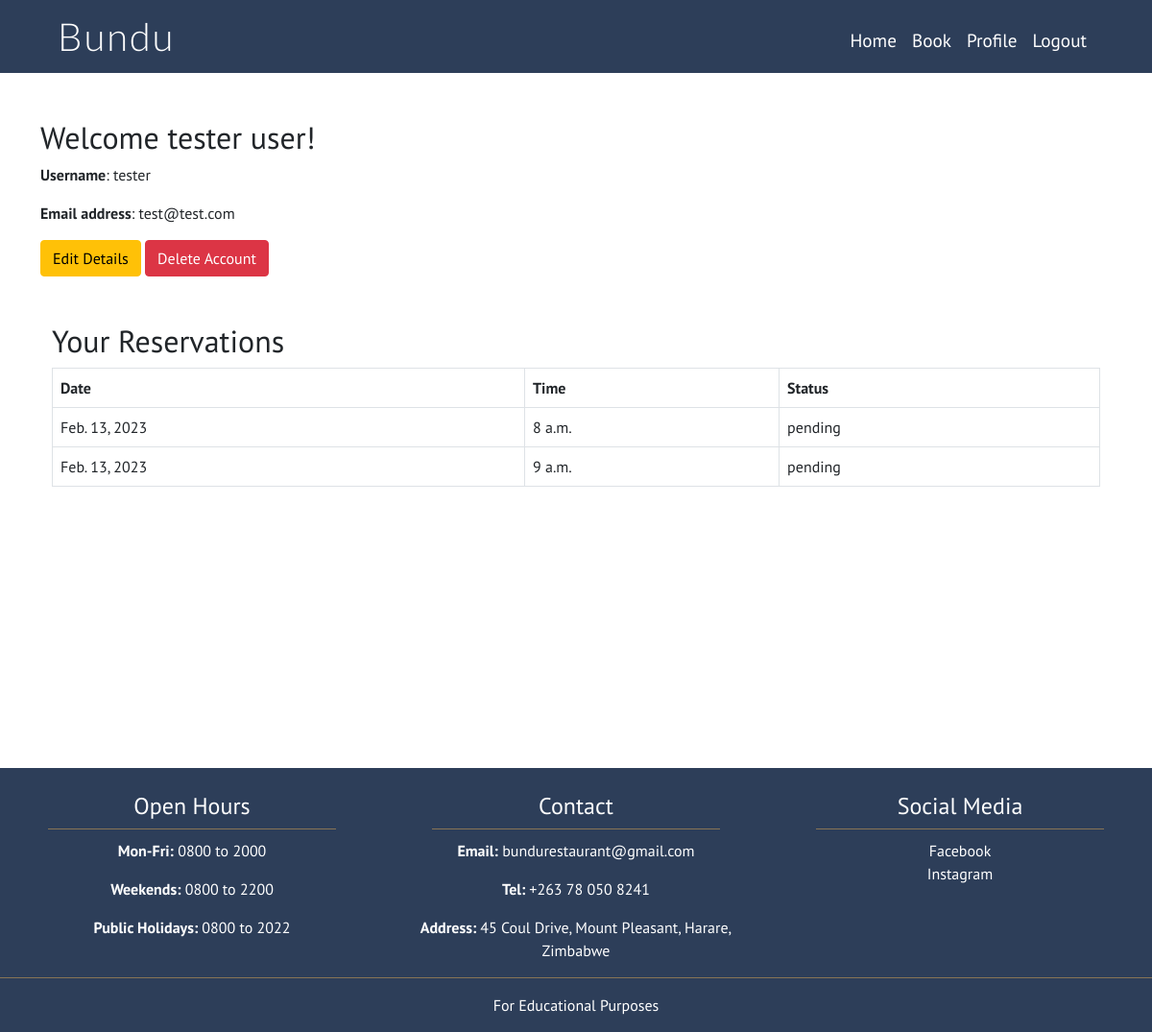
The page /accounts/profile/ (signed in) on the database as committed earlier.
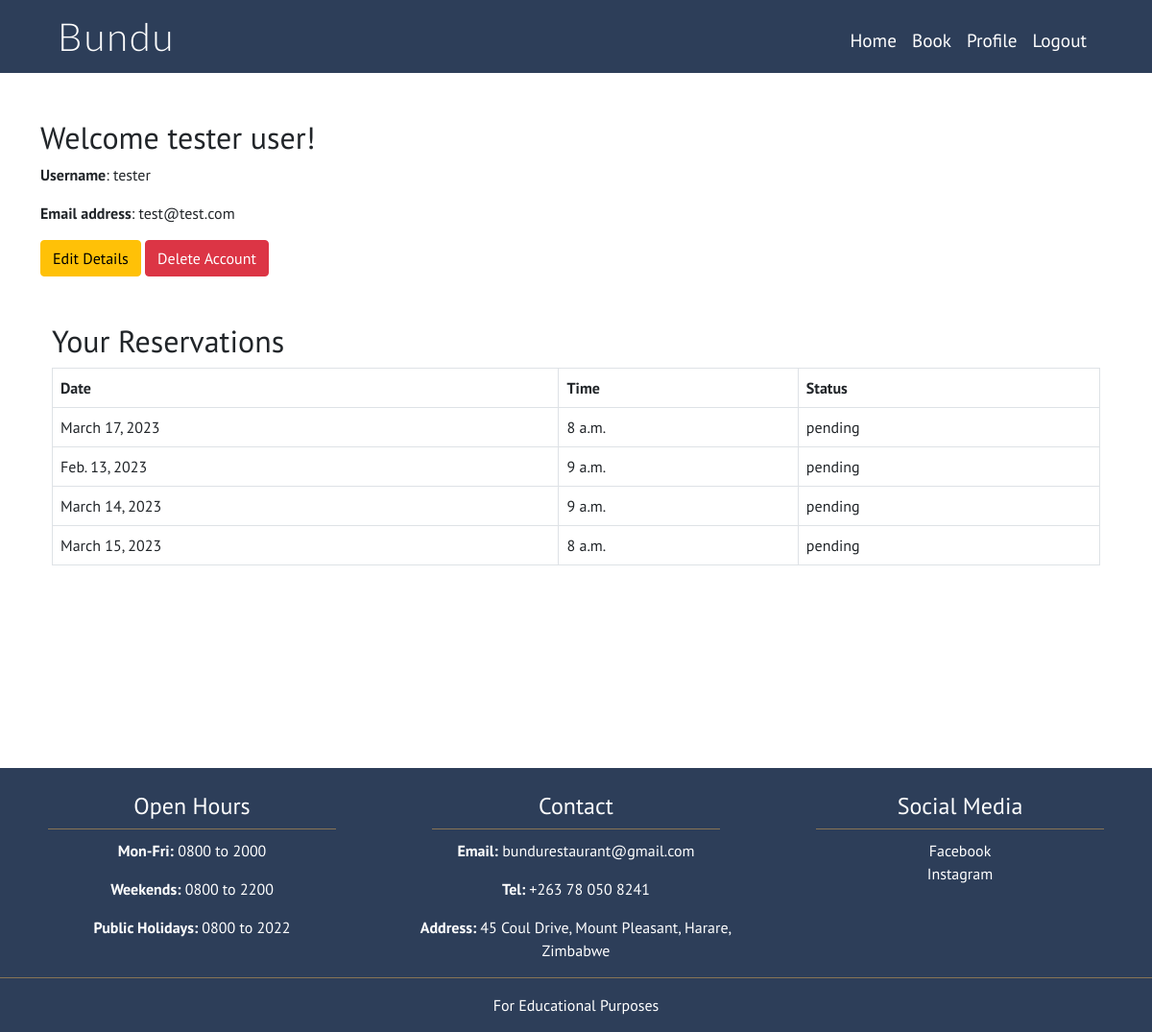
The same page on the database as committed later.
### reservations/models.py (models this page shows, shortened)
class Reservation(models.Model):
    user = models.ForeignKey(User, on_delete=models.CASCADE)
    first_name = models.CharField(max_length=35, null=False, blank=False)
    last_name = models.CharField(max_length=35, null=False, blank=False)
    email = models.EmailField(null=False, blank=False)
    phone_number = models.CharField(blank=True, null=True, max_length=15)
    no_of_people = models.IntegerField(choices=no_of_people_choices, default=1)
    date = models.DateField()
    time = models.TimeField(choices=reservation_times)
    date_of_request = models.DateTimeField(auto_now_add=True)
    approved = models.BooleanField(default=False)
    denied = models.BooleanField(default=False)
    acknowledged = models.BooleanField(default=False)
    @property
    def is_past_date(self):
        return date.today() > self.date

### accounts/views.py (the view)
# urls.py: path('accounts/profile/', views.profile_page, name='profile_page'),
def profile_page(request):
    if request.user.is_authenticated:
        f_name = request.user.first_name
        l_name = request.user.last_name
        username = request.user.username
        email_address = request.user.email
        reservations = Reservation.objects.filter(user=request.user)
        status = ''
        for reservation in reservations:
            if reservation.acknowledged and reservation.approved:
                status = 'approved'
            elif reservation.acknowledged and reservation.denied:
                status = 'denied'
            elif reservation.acknowledged is False:
                status = 'pending'
        context = {
            'f_name': f_name,
            'l_name': l_name,
            'username': username,
            'email_address': email_address,
            'reservations': reservations,
            'status': status,
        }
        return render(request, 'profile.html', context)
    else:
        return redirect('home')

### accounts/templates/profile.html (shortened to what this page needs)
{% extends "base.html" %}
{% block content %}
    <div class="container pt-5 fill-screen below-nav">
        <h2>Welcome {{ f_name }} {{ l_name }}!</h2>
        <p><span class="fw-bold">Username</span>: {{ username }}</p>
        <p><span class="fw-bold">Email address</span>: {{ email_address }}</p>
        <a class="btn btn-warning" href="{% url 'edit_account' request.user.id %}">Edit Details</a>
        <a class="btn btn-danger" href="{% url 'delete_account' request.user.id %}">Delete Account</a>
    <div class="container pt-5">
      <h2>Your Reservations</h2>
      {% if reservations %}
      <table class="table tabel-striped table-hover table-bordered">
        <thead>
          <tr>
            <th scope="col">Date</th>
            <th scope="col">Time</th>
            <th scope="col">Status</th>
          </tr>
        </thead>
            {% for reservation in reservations %}
              <tr class='clickable-row menu-modal-link' data-bs-toggle="modal" data-bs-target="#modal{{ reservation.id }}">
                <td>{{ reservation.date }}</td>
                <td>{{ reservation.time }}</td>
                <td>{{ status }}</td>
              </tr>
              {% endfor %}
      </table>
    </div>
    {% else %}
    <p class="fw-bold">You do not currently have any reservation records.</p>
    {% endif %}
</div>
{%endblock%}

### templates/base.html (shortened to what this page needs)
{% load static %}
<!DOCTYPE html>
<html lang="en">
<head>
    <link href="https://cdn.jsdelivr.net/npm/bootstrap@5.0.1/dist/css/bootstrap.min.css" rel="stylesheet"
>
    <link rel="stylesheet" href="{% static 'css/style.css' %}">
</head>
<body>
    <nav class="navbar navbar-expand-md navbar-dark fixed-top">
        <div class="container-fluid">
            <a id="nav-logo" class="ms-5" href="{% url 'home' %}">Bundu</a>
            <div class="collapse navbar-collapse" id="navbarText">
                <ul class="navbar-nav ms-auto me-5 mb-0">
                    <li class="nav-item">
                        <a class="nav-link pb-md-0" aria-current="page" href="{% url 'home' %}">Home</a>
                    </li>
                    <li class="nav-item">
                        <a class="nav-link pb-md-0" href="{% url 'reserve' %}">Book</a>
                    </li>
                    {% if user.is_authenticated %}
                    <li class="nav-item">
                        <a class="nav-link pb-md-0" href="{% url 'profile_page' %}">Profile</a>
                    </li>
                    <li class="nav-item">
                        <a class="nav-link pb-md-0" href="{% url 'account_logout' %}">Logout</a>
                    </li>
                    {% endif %}
                </ul>
            </div>
        </div>
    </nav>
    <main>
        {% block content %}{% endblock content %}
    </main>
    <footer class="py-3">
        <div class="row m-auto text-center text-white">
            <div class="col-md-4">
                <h4 class="pb-2">Open Hours</h4>
                <ul class="list-unstyled">
                    <li>
                        <p><span class="fw-bold">Mon-Fri:</span> 0800 to 2000</p>
                    </li>
                    <li>
                        <p><span class="fw-bold">Weekends:</span> 0800 to 2200</p>
                    </li>
                    <li>
                        <p><span class="fw-bold">Public Holidays: </span> 0800 to 2022</p>
                    </li>
                </ul>
            </div>
            <div class="col-md-4">
                <h4 class="pb-2">Contact</h4>
                <ul class="list-unstyled">
                    <li>
                        <p><span class="fw-bold">Email:</span> bundurestaurant@gmail.com</p>
                    </li>
                    <li>
                        <p><span class="fw-bold">Tel: </span> +263 78 050 8241</p>
                    </li>
                    <li>
                        <p><span class="fw-bold">Address: </span> 45 Coul Drive, Mount Pleasant, Harare, Zimbabwe</p>
                    </li>
                </ul>
            </div>
            <div class="col-md-4 ">
                <h4 class="pb-2">Social Media</h4>
                <ul class="list-unstyled">
                    <li>
                        <a class="text-decoration-none text-white" href="https://www.facebook.com" target="_blank" rel="noopener" aria-label="Visit our Facebook page (opens in a new tab)">
                            Facebook
                        </a>
                    </li>
                    <li>
                        <a class="text-decoration-none text-white" href="https://www.instagram.com" target="_blank" rel="noopener" aria-label="Visit our instagram page (opens in a new tab)">
                            Instagram
                        </a>
                    </li>
                </ul>
            </div>
        </div>
        <div class="text-center text-white pt-3">
            <p class="m-0">For Educational Purposes</p>
        </div>
    </footer>
</body>
</html>

### static/css/style.css (style rules this page uses)
body { font-family: "PT Sans", "sans-serif"; }
.fill-screen { min-height: calc(100vh - 76px); }
.below-nav { margin-top: 76px; }
#nav-logo { font-family: lato; font-weight: 300; font-size: 2.5rem; letter-spacing: 2px; text-decoration: none; color: white; }
.navbar { background-color: #2D3E59; }
.nav-link { font-size: 1.2rem; font-weight: 100; color: white !important; }
footer { background-color: #2D3E59; }
footer h4 { border-bottom: 1px solid #887456; width: 80%; margin: 10px auto; }
footer .row { border-bottom: 1px solid #887456; }

Rows that differ between the two databases and show on the page:
changed Reservation: date "Feb. 13, 2023" → "March 17, 2023"
added Reservation: date "March 14, 2023", time "9 a.m.", status "pending"
added Reservation: date "March 15, 2023", time "8 a.m.", status "pending"
